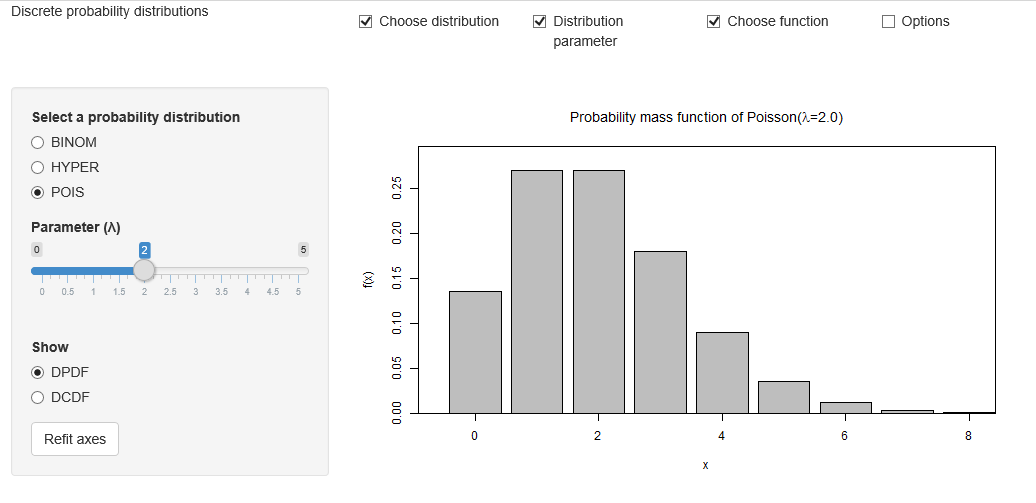

Reproduce this figure in R.
# ------------------------------------------------------------------------------
# Book:         MMStat
# ------------------------------------------------------------------------------
# Quantlet:     MMSTATdistribution_poisson
# ------------------------------------------------------------------------------
# Description:  It produces an interactive interface to show the histogram of 
#               Poisson distribution. In the most basic version only one 
#               histogram of Poisson distribution with parameter of Lambda = 2
#               is shown. The user can interactively choose different value 
#               of parameter. User can also choose to show the CDF of Poisson 
#               distribution with a step function. The user can choose the other
#               two distributions, including hyper-geometric distribution and 
#               binomial distribution.
# ------------------------------------------------------------------------------
# Inputs:       MMSTAThelper_function
#               Options: interactive user choice
# ------------------------------------------------------------------------------
# output:       Interactive shiny application
# ------------------------------------------------------------------------------
# Example:      The given application example of MMSTATdistribution_poisson shows 
#               a histogram of the Poisson distribution with parameter of Lambda
#               equal to 2 chosen from the slide-bar of parameter. One can see 
#               the bins (in gray) used to approximate the PDF of the 
#               distribution. 
# ------------------------------------------------------------------------------
# See also:     BCS_Hist1, BCS_Hist2, MMSTATtime_series_1, MMSTATlinreg, 
#               MMSTATconfmean, MMSTATconfi_sigma, MMSTATassociation, 
#               MMSTAThelper_function
# ------------------------------------------------------------------------------
# Keywords:     discrete, histogram, plot, poisson, binomial, 
#               parameter, parametric, visualization, distribution  
# ------------------------------------------------------------------------------
# Author:       Yafei Xu
# ------------------------------------------------------------------------------ 



# please use "Esc" key to jump out the run of Shiny app
# clear history and close windows
# rm(list=ls(all=TRUE))
graphics.off()


# please set working directory setwd('C:/...') 

# setwd('~/...')    # linux/mac os
# setwd('/Users/...') # windows
source("MMSTAThelper_function.r")


##############################################################################
############################### SUBROUTINES ##################################
### server ###################################################################
##############################################################################


gv     = list(dist = "mmstat", xlim = NULL, ylim = NULL)
distrd = "POIS"
radioc = gettext(c("DPDF", "DCDF"), "name")

mmstat.ui.elem("distribution", "radioButtons", 
               label    = gettext("Select a probability distribution"), 
               choices  = gettext(c("BINOM", "HYPER", "POIS"), "name"), 
               selected = distrd)
mmstat.ui.elem("binom.n", "sliderInput", 
               label = gettext("Number of draws (n)"), 
               min   = 2, 
               max   = 30, 
               value = 10, 
               step  = 1)
mmstat.ui.elem("binom.p", "sliderInput", 
               label = gettext("Probability of success per draw (p)"), 
               min   = 0, 
               value = 0.5, 
               step  = 0.01, 
               max   = 1)
mmstat.ui.elem("hyper.N", "sliderInput", 
               label = gettext("Population size (N)"), 
               min   = 20, 
               max   = 50, 
               value = 20, 
               step  = 1)
mmstat.ui.elem("hyper.n", 
               "sliderInput", 
               label = gettext("Number of draws (n)"), 
               min   = 0, 
               max   = 20, 
               value = 8, 
               step  = 1)
mmstat.ui.elem("hyper.M", 
               "sliderInput", 
               label = gettext("Number of success states
                               in the population (M)"), 
               min   = 0, 
               max   = 20, 
               value = 6, 
               step  = 1)
mmstat.ui.elem("pois.lambda", 
               "sliderInput", 
               label = HTML(gettext("Parameter (&lambda;)")), 
               min   = 0, 
               max   = 5, 
               value = 2, 
               step  = 0.1)
mmstat.ui.elem("pdforcdf", 
               "radioButtons", 
               label    = gettext("Show"), 
               choices  = radioc, 
               selected = "DPDF")
mmstat.ui.elem("refit", 
               "actionButton", 
               label = gettext("Refit axes"))
mmstat.ui.elem("cex", "fontSize")

server = shinyServer(function(input, output, session) {    
  output$pdforcdfUI = renderUI({
    mmstat.ui.call("pdforcdf")
  })
  output$refitUI = renderUI({
    mmstat.ui.call("refit")
  })
  output$pois.lambdaUI = renderUI({
    mmstat.ui.call("pois.lambda")
  })
  output$distributionUI = renderUI({
    mmstat.ui.call("distribution")
  })
  output$binom.nUI = renderUI({
    mmstat.ui.call("binom.n")
  })
  output$binom.pUI = renderUI({
    mmstat.ui.call("binom.p")
  })
  output$hyper.nUI = renderUI({
    mmstat.ui.call("hyper.n")
  })
  output$hyper.NUI = renderUI({
    mmstat.ui.call("hyper.N")
  })
  output$hyper.MUI = renderUI({
    mmstat.ui.call("hyper.M")
  })
  output$cexUI = renderUI({
    mmstat.ui.call("cex")
  })
  
  cdf = function(x, height) {
    n = length(x)
    if (n < 1) 
      stop("'x' must have 1 or more non-missing values")
    rval = approxfun(x, height, 
                     method = "constant", 
                     yleft  = 0, 
                     yright = 1, 
                     f      = 0, 
                     ties   = "ordered")
    class(rval) = c("ecdf", "stepfun", class(rval))
    rval
  }
  
  refit = reactive({
    inp = mmstat.getValues(NULL, refit = input$refit)
    gv$dist <<- "mmstat"
  })
  
  getDistribution = reactive({
    inp = mmstat.getValues(NULL, 
                           distribution = input$distribution, 
                           binom.p      = isolate(input$binom.p), 
                           binom.n      = isolate(input$binom.n), 
                           hyper.M      = isolate(input$hyper.M), 
                           hyper.N      = isolate(input$hyper.N), 
                           hyper.n      = isolate(input$hyper.n), 
                           pois.lambda  = isolate(input$pois.lambda))
    refit()
    if (gv$dist != inp$distribution) {
      if ((gv$dist == "BINOM") && (inp$distribution == "HYPER")) {
        # switch from binom to hyper
        updateSliderInput(session, inputId = "hyper.M", 
                          value = round(inp$binom.p * inp$hyper.N))
        updateSliderInput(session, inputId = "hyper.n", value = inp$binom.n)
      }
      if ((gv$dist == "BINOM") && (inp$distribution == "POIS")) {
        # switch from binom to pois
        updateSliderInput(session, inputId = "pois.lambda", 
                          value = round(inp$binom.p * inp$binom.n, digits = 1))
      }
      if ((gv$dist == "HYPER") && (inp$distribution == "BINOM")) {
        # switch from hyper to binom
        updateSliderInput(session, inputId = "binom.p", 
                          value = round(inp$hyper.M/inp$hyper.N, digits = 2))
        updateSliderInput(session, inputId = "binom.n", value = inp$hyper.n)
      }
      if ((gv$dist == "HYPER") && (inp$distribution == "POIS")) {
        # switch from hyper to pois
        updateSliderInput(session, inputId = "pois.lambda", 
                          value = round(inp$hyper.M/inp$hyper.N * 
                                        inp$hyper.n, digits = 1))
      }
      if ((gv$dist == "POIS") && (inp$distribution == "BINOM")) {
        # switch from pois to binom
        updateSliderInput(session, inputId = "binom.p", 
                          value = round(inp$pois.lambda/inp$binom.n, digits = 2))
      }
      if ((gv$dist == "pois") && (inp$distribution == "hyper")) {
        # switch from pois to hyper
        updateSliderInput(session, inputId = "hyper.M", 
                          value = round(inp$pois.lambda * 
                                        inp$hyper.N/inp$hyper.n))
      }
      gv$xlim <<- c(0, 0)
      gv$ylim <<- c(0, 0)
      gv$dist <<- inp$distribution
    }
    gv$dist
  })
  
  output$distPlot = renderPlot({
    inp = mmstat.getValues(NULL, 
                           binom.p      = input$binom.p, 
                           binom.n      = input$binom.n, 
                           cex          = input$cex, 
                           distribution = input$distribution, 
                           hyper.M      = input$hyper.M, 
                           hyper.N      = input$hyper.N, 
                           hyper.n      = input$hyper.n, 
                           pdforcdf     = input$pdforcdf, 
                           pois.lambda  = input$pois.lambda)
    getDistribution()
    switch(inp$distribution, BINOM = {
      gv$xlim <<- mmstat.merge(gv$xlim, c(0, inp$binom.n + 1))
      x = 0:gv$xlim[2]
      if (inp$pdforcdf == "DPDF") {
        height = dbinom(x, inp$binom.n, inp$binom.p)
        gv$ylim <<- mmstat.merge(gv$ylim, c(0, height))
        mp = barplot(height, 
                     xlim     = 1.3 * gv$xlim, 
                     ylim     = 1.1 * gv$ylim, 
                     ylab     = "f(x)", 
                     xlab     = "x", 
                     main     = sprintf(gettext("Probability mass function of B(n=%.0f, p=%.2f)"), 
                                        inp$binom.n, inp$binom.p), 
                     cex.axis = inp$cex, 
                     cex.lab  = inp$cex, 
                     cex.main = 1.2 * inp$cex, 
                     cex.sub  = inp$cex)
        mmstat.baraxis(1, x, mp, sprintf("%.f", x), cex.axis = inp$cex)
      } else {
        gv$ylim <<- mmstat.merge(gv$ylim, c(0, 1))
        height = pbinom(x, inp$binom.n, inp$binom.p)
        plot(cdf(x, height), 
             xlim     = gv$xlim, 
             ylim     = gv$ylim, 
             ylab     = "F(x)", 
             xlab     = "x", 
             main     = sprintf(gettext("Cumulative distribution function of B(n=%.0f, p=%.2f)"), 
                                inp$binom.n, inp$binom.p), 
             cex.axis = inp$cex, 
             cex.lab  = inp$cex, 
             cex.main = 1.2 * inp$cex, 
             cex.sub  = inp$cex)
      }
    }, HYPER = {
      gv$xlim <<- mmstat.merge(gv$xlim, c(0, inp$hyper.N + 1))
      x = 0:gv$xlim[2]
      if (inp$pdforcdf == "DPDF") {
        height = dhyper(x, inp$hyper.M, inp$hyper.N - inp$hyper.M, inp$hyper.n)
        gv$ylim <<- mmstat.merge(gv$ylim, c(0, height))
        mp = barplot(height, 
                     xlim     = 1.3 * gv$xlim, 
                     ylim     = 1.1 * gv$ylim, 
                     ylab     = "f(x)", 
                     xlab     = "x", 
                     main     = sprintf(gettext("Probability mass function of H(N=%.0f, M=%.0f, n=%.0f)"), 
                                        inp$hyper.N, inp$hyper.M, inp$hyper.n), 
                     cex.axis = inp$cex, 
                     cex.lab  = inp$cex, 
                     cex.main = 1.2 * inp$cex, 
                     cex.sub  = inp$cex)
        mmstat.baraxis(1, gv$xlim, mp, sprintf("%.f", 0:gv$xlim[2]), 
                       cex.axis = inp$cex)
      } else {
        gv$ylim <<- mmstat.merge(gv$ylim, c(0, 1))
        height = phyper(x, inp$hyper.M, inp$hyper.N - inp$hyper.M, inp$hyper.n)
        plot(cdf(x, height), 
             xlim     = gv$xlim, 
             ylim     = gv$ylim, 
             ylab     = "F(x)", 
             xlab     = "x", 
             main     = sprintf(gettext("Cumulative distribution function of H(N=%.0f, M=%.0f, n=%.0f)"), 
                                inp$hyper.N, inp$hyper.M, inp$hyper.n), 
             cex.axis = inp$cex, 
             cex.lab  = inp$cex, 
             cex.main = 1.2 * inp$cex, 
             cex.sub  = inp$cex)
      }
    }, POIS = {
      gv$xlim <<- mmstat.merge(gv$xlim, c(0, round(qpois(0.999, inp$pois.lambda))))
      x = 0:gv$xlim[2]
      if (inp$pdforcdf == "DPDF") {
        height = dpois(x, inp$pois.lambda)
        gv$ylim <<- mmstat.merge(gv$ylim, c(0, height))
        mp = barplot(height, 
                     xlim     = 1.3 * gv$xlim, 
                     ylim     = 1.1 * gv$ylim, 
                     ylab     = "f(x)", 
                     xlab     = "x", 
                     main     = mmstat.math(sprintf(gettext("Probability mass function of PO(&lambda;=%0.1f)"), 
                                            inp$pois.lambda)), 
                     cex.axis = inp$cex, 
                     cex.lab  = inp$cex, 
                     cex.main = 1.2 * inp$cex, 
                     cex.sub  = inp$cex)
        mmstat.baraxis(1, gv$xlim, mp, sprintf("%.f", 0:gv$xlim[2]),
                       cex.axis = inp$cex)
      } else {
        gv$ylim <<- mmstat.merge(gv$ylim, c(0, 1))
        height = ppois(x, inp$pois.lambda)
        plot(cdf(x, height), 
             xlim     = gv$xlim, 
             ylim     = gv$ylim, 
             ylab     = "F(x)", 
             xlab     = "x", 
             main     = mmstat.math(sprintf(gettext("Cumulative distribution function of PO(&lambda;=%0.1f)"), 
                                    inp$pois.lambda)), 
             cex.axis = inp$cex, 
             cex.lab  = inp$cex, 
             cex.main = 1.2 * inp$cex, 
             cex.sub  = inp$cex)
      }
    })
    box()
  })
  
  output$logText = renderText({
    # mmstat.getLog(session)
  })
})


##############################################################################
############################### SUBROUTINES ##################################
### ui #######################################################################
##############################################################################

ui = shinyUI(fluidPage(   
    
  div(class="navbar navbar-static-top",
    div(class = "navbar-inner", 
        fluidRow(column(4, div(class = "brand pull-left", 
                               gettext("Discrete probability
                                       distributions"))),
                 column(2, checkboxInput("showdist", 
                                         gettext("Choose distribution"), 
                                         TRUE)),
                 column(2, checkboxInput("showparameter", 
                                         gettext("Distribution parameter"), 
                                         TRUE)),
                 column(2, checkboxInput("showfunction", 
                                         gettext("Choose function"), 
                                         TRUE)),
                 column(2, checkboxInput("showoptions", 
                                         gettext("Options"), 
                                         FALSE))))),  
    sidebarLayout(
      sidebarPanel(
        conditionalPanel(
          condition = 'input.showdist',
          uiOutput("distributionUI")
          ),
        conditionalPanel(
          condition = "input.distribution=='BINOM'",
          conditionalPanel(
            condition = 'input.showparameter',
            uiOutput("binom.nUI"),
            uiOutput("binom.pUI")
            )
          ),
        conditionalPanel(
          condition = "input.distribution=='HYPER'",
          conditionalPanel(
            condition = 'input.showparameter',
            uiOutput("hyper.NUI"),
            uiOutput("hyper.MUI"),
            uiOutput("hyper.nUI")
            )
          ),
        conditionalPanel(
          condition = "input.distribution=='POIS'",
          conditionalPanel(
            condition = 'input.showparameter',
            uiOutput("pois.lambdaUI")
            )
          ),
        conditionalPanel(
          condition = 'input.showfunction',
          br(),
          uiOutput("pdforcdfUI"),
          uiOutput("refitUI")
          ),
        conditionalPanel(
          condition = 'input.showoptions',
          hr(),
          uiOutput("cexUI")
          )       
        ),
 
        mainPanel(plotOutput("distPlot"))
      ),

      htmlOutput("logText")
  ))
  
##############################################################################
############################### SUBROUTINES ##################################
### shinyApp #################################################################
##############################################################################

shinyApp(ui = ui, server = server)

#
